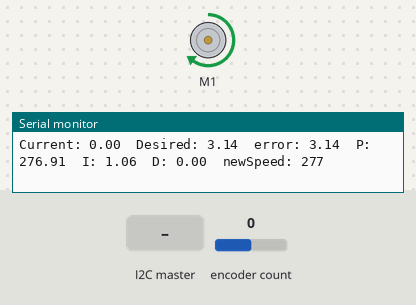
Bench run of a program on a simulated Arduino Uno, built with avr-gcc and run on an emulated ATmega328P. Shown: DC motor (green arrow = forward, orange = backward, longer = faster), the last lines printed to the serial monitor. Inputs (shaded band) come from the test bench; at power-on: encoder count 0.

Above: at 1.2 s.
1.3 s: the I2C master sends the byte 1
At 3.1 s:
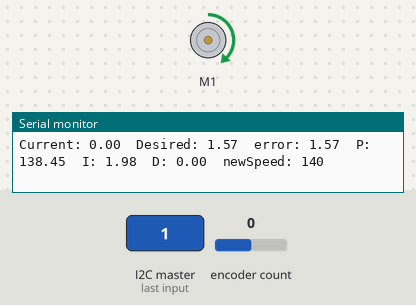
3.6 s: the I2C master sends the byte 0
At 4.9 s:
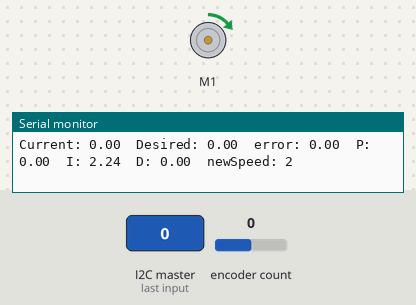
5.2 s: the I2C master sends the byte 90
At 6.5 s:
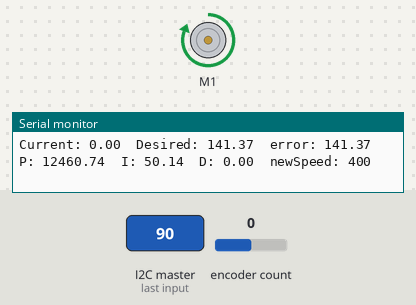
6.8 s: the I2C master sends the byte 2
At 7.1 s:
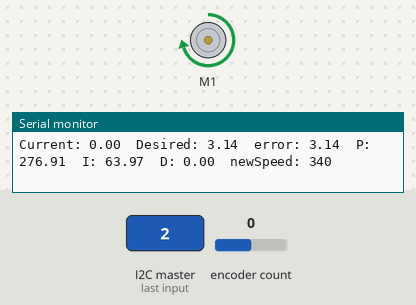
9.8 s: encoder count set to -1
At 11.3 s:
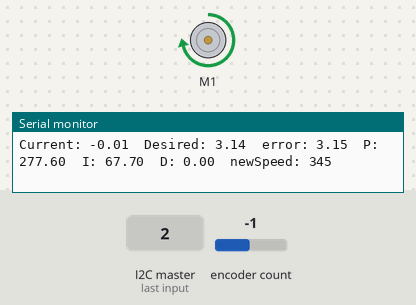
12.8 s: the I2C master sends the byte 1
Timing chart, 0 to 45.9 s (numbered marks = the images above; inputs shaded):
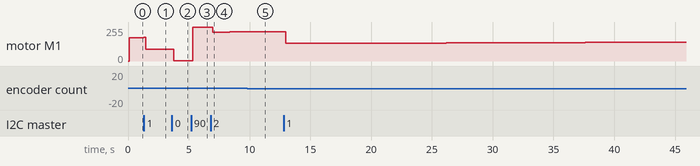

Measured:
- after the input at 1.3 s, motor M1: forward 177/255 → forward 88/255 after 0.16 s, → forward 89/255 0.68 s later
- after the input at 3.6 s, motor M1: forward 89/255 → forward 1/255 after 0.16 s
- after the input at 5.2 s, motor M1: forward 1/255 → forward 255/255 after 0.11 s
- after the input at 6.8 s, motor M1: forward 255/255 → forward 216/255 after 0.17 s, → forward 217/255 0.26 s later, → forward 218/255 1.1 s later
- after the input at 9.8 s, motor M1: forward 218/255 → forward 219/255 after 0.11 s instead of 0.89 s

The program:

main.cpp
```cpp
//////////////////////////////////////////////////////////////////////////////////////////////////////////////////////////////////////
// NAME:     Alex Curtis (Primary Author)
// CLASS:	 EENG-350
// GROUP:    5
// TITLE:    Motor Control Mini-Project
//
// FUNCTION: This program is our final implementation of our controller.
//
// HARDWARE: Components:
//           Arduino Uno + MC33926 motor driver shield
//           Motor: 50:1 Metal Gearmotor 37Dx70L mm 12V with 64 CPR Encoder (Spur Pinion)
//           Battery: 7.2V capable of 3.2A
//           Voltage Regulator: HCW-M635
//
//           Arduino and Motor Controller Connection Guide:
//              - Power Arduino through USB
//              - Power MC33926 through Input phoenix connector from output of voltage regulator
//              - Power in to the voltage regulator from the battery
//              - Connect M1 output phoenix connector to the black and red pins on the motor
//              - Connect 5V+(Blue) and GND(Green) to the center two pins of the motor cable to power the encoder
//              - Connect Arduino pins 2 and 3 (both interrupt pins) to white and yellow pins on the motor cable as the encoder pins
//
//          I2C Connection Guide:
//          Rasberryi Pi | Arduino
//          GPIO2 (SDA) -> A4
//          GPIO3 (SCL) -> A5
//          GND         -> GND
//
// RUNNING:  Both libraries below must be installed before running this program.
// RESOURCE: https://github.com/pololu/dual-mc33926-motor-shield
// PURPOSE:  This provides the library "DualMC33926MotorShield.h" which simplifies motor control considerably.
// RESOURCE: https://www.pjrc.com/teensy/td_libs_Encoder.html
// PURPOSE:  This is the "Encoder.h" library used to read the encoders on the motor to determine position.
//////////////////////////////////////////////////////////////////////


#include "DualMC33926MotorShield.h"
#include "Encoder.h"
#include "Arduino.h"
#include <Wire.h>
#define ENCODER_OPTIMIZE_INTERRUPTS
#define SLAVE_ADDRESS 0x04

// ***** Control
const float KP = 88.1417, KI = 4.8396, KD = 0;          // Calculated in Matlab (ArduinoFindTf.mlx)
int control(float current, float desired);              // Returns new motor speed based on desired and current position
float P = 0, I = 0, D = 0, error, pastError = 0;        // Variables used in calculating control output
unsigned long currentTime = 0, startTime = 0;           // For creating a discrete time controller
const long CONTROL_SAMPLE_RATE = 5;                     // Controller sample rate in ms
int targetSpeed = 0;                                    // Controller output (int [-400, 400])
volatile float currentAngle = 0, desiredAngle = 0;      // position relative to initial position (radians)

// ***** Localization
#define ENC_PIN_A 3                     // Encoder output A (yellow wire, must be connected to 2 or 3 for interrupts)
#define ENC_PIN_B 2                     // Encoder output B (white wire)
Encoder motorEnc(ENC_PIN_A, ENC_PIN_B); // 1st pin needs to be capable of interrupts (UNO: pin 2 or 3)
const float CPR = 50.0 * 64.0;          // Total encoder counts per revolution (CPR) of motor shaft
long initialPosition = 0;               // Initial position of motor (counts)
volatile long position = 0;             // Previous position reading (counts)
volatile long newPosition = 0;          // Current position reading (counts)

// ***** Motor Control
DualMC33926MotorShield motor;           // Motor object

// ***** Communication with PI
void receiveData(int byteCount);
bool angleRead;
int desiredAngleCoeff = 2;              // Angle to move the motor to (Value between 0-3)
const unsigned long PI_SAMPLE_TIME = 5; // Number of milliseconds between data receive from Pi
unsigned long prevSampleTime = 0;       // Time the last data receive occurred

void setup() {

	// Initialize i2c as slave
	Wire.begin(SLAVE_ADDRESS);

	// Define callbacks for i2c communication
	Wire.onReceive(receiveData);

	// Begin serial communication
	Serial.begin(9600);

	// Get initial position and start time
	initialPosition = motorEnc.read();
	currentTime = millis();
	startTime = millis();

	// Initialize the motor
	motor.init();
	motor.setM1Speed(0);
}

void loop() {
	// Read encoders and update current time
	newPosition = motorEnc.read();

	// Find current angular motor position relative to initial position
	currentAngle = float(newPosition - initialPosition) * float((2.0 * PI) / float(CPR)); // Position*2PI/3200

	// Calculate desired angular position
	desiredAngle = desiredAngleCoeff * float(PI / 2);

	// use control() to determine target speed and direction
	targetSpeed = control(currentAngle, desiredAngle);

	// Set the motor to the target speed (also accounts for direction)
	motor.setM1Speed(targetSpeed);
}

// Current and desired are angles in radians
int control(float current, float desired) {

	// KI and KP were found with 1 mapped to 400, so no additional scaling is needed.
	// NOTE: This took way more work to create than it should have. Not to mention how much wrong advice I was given.
	// Everyone I talked to had to completely modify their calculated values to get their controller to work,
	// or find new KP and KI values by hand. I'm stunned by how much of this I had to determine on my own.

	double newSpeed = 0, maxSpeed = 400, minSpeed = -400;

	if (millis()-startTime >= currentTime + CONTROL_SAMPLE_RATE) {

		// Adjust elapsed time
		currentTime += CONTROL_SAMPLE_RATE;

		// Calculate error
		error = desired - current;

		// Calculate P component
		P = KP * error;

		// Calculate I component
		I += KI * float(CONTROL_SAMPLE_RATE/1000.0) * error;

		// Calculate D component
		if (currentTime > 0) {
			D = (error - pastError) / float(CONTROL_SAMPLE_RATE/1000.0);
			pastError = error;
			D *= KD;
		} else D = 0;

		// Calculate total controller output
		newSpeed = P + I + D;

		// Make sure the output is within [minSpeed, maxSpeed]
		if(newSpeed > maxSpeed) newSpeed = maxSpeed;
		if(newSpeed < minSpeed) newSpeed = minSpeed;
	}

	// Print current values for testing
	Serial.print("\nCurrent: "); Serial.print(current);
	Serial.print("\tDesired: "); Serial.print(desired);
	Serial.print("\terror: "); Serial.print(error);
	Serial.print("\tP: "); Serial.print(P);
	Serial.print("\tI: "); Serial.print(I);
	Serial.print("\tD: "); Serial.print(D);
	Serial.print("\tnewSpeed: "); Serial.println(int(newSpeed));

	// Return controller output
	return int(newSpeed);
}

// Callback for received data
void receiveData(int byteCount) {

	// While there are still bytes to read, read them and store the most recent to number
	while (Wire.available()) {
		int nextAngleCoef = Wire.read();
		unsigned long currSampleTime = millis();
		// If time since previous sample exceeds SAMPLE_TIME receive a new input
		if (millis() - prevSampleTime > PI_SAMPLE_TIME) {
			angleRead = true;
			desiredAngleCoeff = nextAngleCoef;
			prevSampleTime = currSampleTime;
			Serial.print("Desired Angle: ");
			Serial.println(desiredAngleCoeff);
		}
	}
}
```
